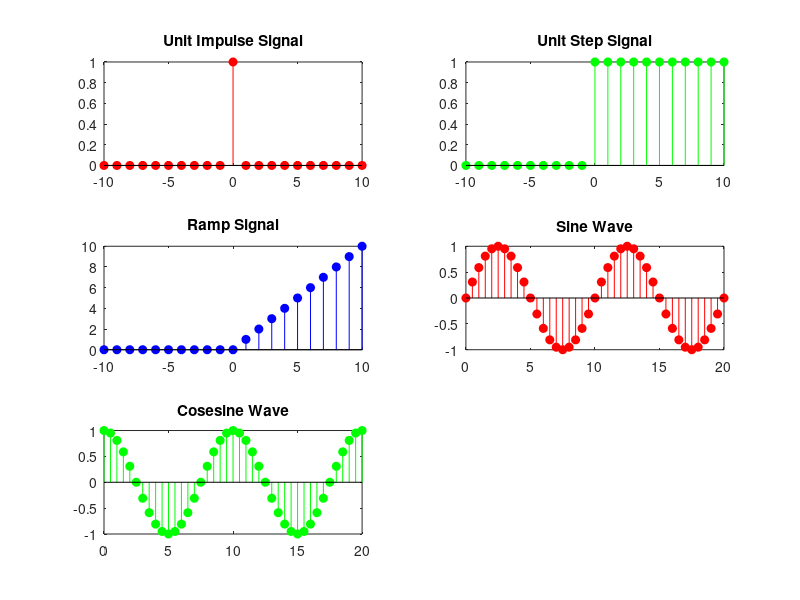

Here is the MATLAB script that generated this plot:
n = -10:10;
impulse = (n == 0);
step = (n >= 0);
ramp = step .* n;

subplot(3,2,1);
stem(n, impulse, 'filled', 'r');
title('Unit Impulse Signal');

subplot(3,2,2);
stem(n, step, 'filled', 'g');
title('Unit Step Signal');

subplot(3,2,3);
stem(n, ramp, 'filled', 'b');
title('Ramp Signal');

t = 0:.5:20;
f = 0.1;

sin_wave = sin(2 * pi * f * t);
cos_wave = cos(2 * pi * f * t);

subplot(3,2,4);
stem(t, sin_wave, 'filled', 'r');
title('Sine Wave');

subplot(3,2,5);
stem(t, cos_wave, 'filled', 'g');
title('Cosesine Wave');
